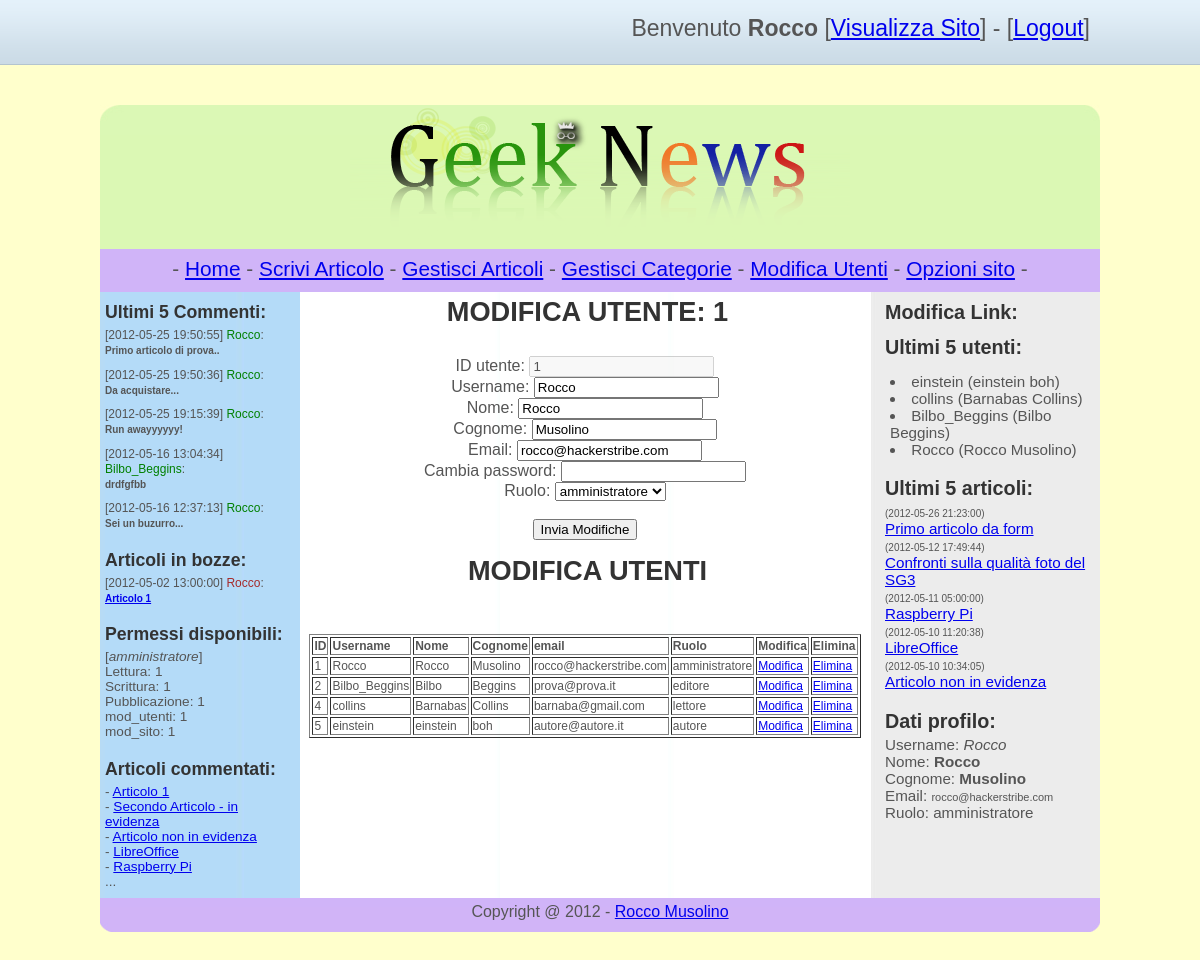
The app's page /progetto/admin.php?pag=modifica-utenti&edit_user=1 (signed in) with its own data.
### tables this page shows
CREATE TABLE IF NOT EXISTS `utenti` (
  `id_utente` int(50) NOT NULL AUTO_INCREMENT,
  `username` varchar(50) NOT NULL,
  `nome` text NOT NULL,
  `cognome` text NOT NULL,
  `email` varchar(30) NOT NULL,
  `password` varchar(50) NOT NULL,
  `ruolo` text NOT NULL,
  PRIMARY KEY (`id_utente`),
  UNIQUE KEY `username` (`username`)
);

CREATE TABLE IF NOT EXISTS `permessi` (
  `ruolo` varchar(20) NOT NULL,
  `lettura` int(1) NOT NULL,
  `scrittura` int(1) NOT NULL,
  `pubblicazione` int(1) NOT NULL,
  `mod_utenti` int(1) NOT NULL,
  `mod_sito` int(1) NOT NULL,
  UNIQUE KEY `ruolo` (`ruolo`)
);

CREATE TABLE IF NOT EXISTS `commenti` (
  `art_commentato` int(50) NOT NULL,
  `testo_commento` text NOT NULL,
  `utente` text NOT NULL,
  `data` datetime NOT NULL,
  KEY `art_commentato` (`art_commentato`)
);

CREATE TABLE IF NOT EXISTS `articoli` (
  `id_articolo` int(50) NOT NULL AUTO_INCREMENT,
  `titolo` text NOT NULL,
  `testo` text NOT NULL,
  `meta_description` text NOT NULL,
  `id_categoria` int(50) NOT NULL,
  `tags` text,
  `id_autore` int(50) NOT NULL,
  `data` datetime NOT NULL,
  `in_evidenza` int(1) NOT NULL DEFAULT '0',
  `pubblicato` int(1) NOT NULL DEFAULT '0',
  PRIMARY KEY (`id_articolo`)
);

CREATE TABLE IF NOT EXISTS `info_sito` (
  `nome_sito` varchar(20) NOT NULL,
  `slogan` varchar(100) NOT NULL,
  `articoli_per_pagina` int(10) NOT NULL,
  `reg_attiva` int(1) NOT NULL,
  `footer` text NOT NULL,
  `descrizione_sito` text NOT NULL,
  `keywords_sito` text NOT NULL
);

### progetto/functions/moduli/modifica-utenti.php (the view, shortened to what this page needs)
<?php
 if (isset($_GET['edit_user'])){
$id_usr = mysql_escape_string($_GET['edit_user']);
  if (@$_POST['form_inviato']){
  $username = mysql_escape_string($_POST['username']);
  $nome = mysql_escape_string($_POST['nome']);
  $cognome = mysql_escape_string($_POST['cognome']);
  $email = mysql_escape_string($_POST['email']);
  $ruolo = mysql_escape_string($_POST['ruolo']);
 }else{
 $usr = mysql_fetch_array(mysql_query("SELECT * FROM utenti WHERE id_utente = $id_usr"));
  echo "<center><h2>MODIFICA UTENTE: $id_usr</h2><br/>";
 echo "<p>
 <form action='' method='POST'>
 <input type='hidden' value='1' name='form_inviato'>
 ID utente: <input type='text' name='id_utente' value='$id_usr' disabled='disabled'><br/>
 Username: <input type='text' name='username' value='$usr[username]'><br/>
 Nome: <input type='text' name='nome' value='$usr[nome]'><br/>
 Cognome: <input type='text' name='cognome' value='$usr[cognome]'><br/>
 Email: <input type='text' name='email' value='$usr[email]'><br/>";
 ?>
 Cambia password: <input type='password' name='password' value=''><br/>
 Ruolo: <select name='ruolo'>
 <?php
 $qry_ruolo = mysql_query("SELECT ruolo FROM permessi");
if ($_SESSION['ruolo'] != "amministratore") $ok = 0; else $ok = 1;
 while($ruolo = mysql_fetch_array($qry_ruolo)){
if ($ruolo['ruolo'] != "amministratore" || $ok){
$selected = ($ruolo['ruolo'] == $usr['ruolo']) ? "selected": "";
echo "<option value='$ruolo[ruolo]' ".$selected.">$ruolo[ruolo]</option>";
  }
} ?>
 </select>
 <br/><br/>
 <input type='submit' name='invia' value='Invia Modifiche'>
 </form>
 <?php
 echo "</p></center>";
 }
 }
?>
<center><h2>MODIFICA UTENTI</h2></center><br/><br/>
<p>
<center>
<table border='1' style='font-size: 12px'>
<tr><td><b>ID</b></td><td><b>Username</b></td><td><b>Nome</b></td><td><b>Cognome</b></td><td><b>email</b></td><td><b>Ruolo</b></td><td><b>Modifica</b></td><td><b>Elimina</b></td></tr>
<?php
$qry_users = mysql_query("SELECT * FROM utenti");
while ($utente = mysql_fetch_array($qry_users)){
echo "<tr><td>$utente[id_utente]</td><td>$utente[username]</td><td>$utente[nome]</td><td>$utente[cognome]</td><td>$utente[email]</td><td>$utente[ruolo]</td><td><a href='$_SERVER[PHP_SELF]?pag=modifica-utenti&edit_user=$utente[id_utente]'>Modifica</a></td><td><a href='$_SERVER[PHP_SELF]?pag=modifica-utenti&delete=$utente[id_utente]' onClick=\"return confirm('Sei sicuro di voler cancellare questo utente?');\">Elimina</a></td></tr>";
}
?>
</table>
</center>
</p>

### progetto/functions/amministra.php (shortened to what this page needs)
<?php
$footer = mysql_fetch_array(mysql_query("SELECT footer FROM `info_sito`"));
$footer = $footer['footer'];
$permessi = mysql_fetch_array(mysql_query("SELECT * FROM `permessi` WHERE `ruolo` = '$_SESSION[ruolo]'"));
function TagliaStringa($stringa, $max_char){
		if(strlen($stringa)>$max_char){
			$stringa_tagliata=substr($stringa, 0,$max_char);
			$last_space=strrpos($stringa_tagliata," ");
			$stringa_ok=substr($stringa_tagliata, 0,$last_space);
			return $stringa_ok."...";
		}else{
			return $stringa;
		}
	}
?>
<!DOCTYPE HTML PUBLIC "-//W3C//DTD HTML 4.01//EN" "http://www.w3.org/TR/html4/strict.dtd">
<html>
<head>
<link href="style.css" rel="stylesheet" type="text/css">
    <link rel="stylesheet" href="style-login.css" />
</head>
<body>
   <div id="bar">
     <div style="width: 1000px; margin: 0 auto">
            <div id="loginContainer">
			<?php
			if (@$_SESSION['login'] == "ok"){
			 echo "<span style='font-size:23px'>Benvenuto <b>$_SESSION[nome]</b> [<a href='index.php'>Visualizza Sito</a>] - [<a href='index.php?logout=1'>Logout</a>]</span>";
			  }
			  ?>
            </div>
	  </div>
	</div>
<div id="container">
<div id="header"><center><img src="images/Logo.png" border="0" /></center></div>
<div id="menu"><center><?php include("moduli/pca_menu.php"); ?></center></div>
<div id="main">
<div id="content">
<?php
switch(@$_GET['pag']){
case "modifica-utenti":
include("moduli/modifica-utenti.php");
break;
?>
<?php
}
?>
</div>
    <div id="nav">
 <?php include("moduli/sidebar_sx.php"); ?>
    </div>
</div>
   <div id="extra">
 <?php include("moduli/sidebar_dx.php"); ?>
   </div>
  <div id="footer">
   <center><p><?php echo "$footer"; ?></p></center>
  </div>
</div>
<br/><br/>
</body>
</html>

### progetto/functions/moduli/sidebar_sx.php (shortened to what this page needs)
<?php
if ($permessi['mod_utenti']){
	 $num_commenti = 5;
	 $lung_commento = 70;
	 $qry_lcomment = mysql_query("SELECT * FROM `commenti` ORDER BY data DESC LIMIT 0, $num_commenti");
	 echo "<h3>Ultimi $num_commenti Commenti:</h3>";
	 while($last_comment = mysql_fetch_array($qry_lcomment)){
?>
	<p>
	<span style="font-size: 12px;">[<?php echo $last_comment['data']; ?>] <span style="color: green"><?php echo $last_comment['utente']; ?></span>:</span><br/>
	<span style="font-size: 10px; font-weight: bold"><?php echo TagliaStringa($last_comment['testo_commento'], $lung_commento); ?></span><br/>
	</p>
	 <?php
	 }
}
if ($permessi['pubblicazione']){
echo "<h3>Articoli in bozze:</h3>";
$qry_art_bozze = mysql_query("SELECT username, titolo, data, id_articolo, id_autore FROM articoli JOIN utenti ON (id_autore = id_utente) WHERE pubblicato = 0") or die("Errore nell'eseguire la query".mysql_error());
while ($bozza = mysql_fetch_array($qry_art_bozze)){
?>
<p>
<span style="font-size: 12px;">[<?php echo $bozza['data']; ?>] <span style="color: brown"><?php echo $bozza['username']; ?></span>:</span><br/>
<span style="font-size: 10px; font-weight: bold"><a href='<?php echo "$_SERVER[PHP_SELF]?pag=gestisci-articoli&edit_art=$bozza[id_articolo]";?>'><?php echo $bozza['titolo'];?></a></span>
</p>
<?php
}
}
if ($permessi['scrittura']){
 $user_permessi = mysql_fetch_array(mysql_query("SELECT * FROM `permessi` WHERE `ruolo` = '$_SESSION[ruolo]'"));
   echo "<h3>Permessi disponibili:</h3>
<p>
[<em>$_SESSION[ruolo]</em>]<br/>
Lettura: $user_permessi[lettura]<br/>
Scrittura: $user_permessi[scrittura]<br/>
Pubblicazione: $user_permessi[pubblicazione]<br/>
mod_utenti: $user_permessi[mod_utenti]<br/>
mod_sito: $user_permessi[mod_sito]
</p>";
}
if ($permessi['lettura']) {
echo "<h3>Articoli commentati:</h3><p>";
$n_art_comm = 5;
$art_comm_qry = mysql_query("SELECT titolo, id_articolo, art_commentato FROM `commenti` JOIN articoli ON (id_articolo = art_commentato) WHERE utente = '$_SESSION[username]' GROUP BY id_articolo LIMIT 0, $n_art_comm") or die("Errore esecuzione query articoli commentati.".mysql_error());
while($art_comm = mysql_fetch_array($art_comm_qry)){
echo "- <a href='index.php?id_articolo=$art_comm[id_articolo]' target='_new'>$art_comm[titolo]</a><br/>";
}
echo "...</p>";
}
?>

### progetto/functions/moduli/sidebar_dx.php (shortened to what this page needs)
<?php
if ($permessi['mod_sito']) echo "<h3>Modifica Link:</h3>";
if ($permessi['mod_utenti']){
echo "<h3>Ultimi 5 utenti:</h3><p>";
$n_users = 5;
$qry_users = mysql_query("SELECT username, nome, cognome FROM utenti ORDER BY id_utente DESC limit 0, $n_users");
while($_users = mysql_fetch_array($qry_users)){
echo "<li>$_users[username] ($_users[nome] $_users[cognome])</li>";
} echo"</p>";
}
if ($permessi['scrittura']){
$art_max = 5;
echo "<h3>Ultimi $art_max articoli:</h3><p>";
$q_articles = mysql_query("SELECT titolo, id_articolo, data FROM articoli ORDER BY id_articolo DESC LIMIT 0, $art_max");
while($l_art = mysql_fetch_array($q_articles)){
echo "<span style='font-size: 10px'>($l_art[data])</span><br/><a href='$_SERVER[PHP_SELF]?pag=gestisci-articoli&edit_art=$l_art[id_articolo]' target='_new'>$l_art[titolo]</a><br/>";
}
echo "</p>";
}
if ($permessi['lettura']){
echo "<h3>Dati profilo:</h3>";
$q_profilo = mysql_query("SELECT * FROM utenti WHERE id_utente = $_SESSION[id_utente]");
$profilo = mysql_fetch_array($q_profilo);
echo "<p>Username: <em>$profilo[username]</em><br/>
Nome: <b>$profilo[nome]</b><br/>
Cognome: <b>$profilo[cognome]</b><br/>
Email: <span style='font-size: 11px'>$profilo[email]</span><br/>
Ruolo: $profilo[ruolo]<br/>
</p>";
}
?>

### progetto/style.css (style rules this page uses)
html,body { margin:0;padding:0 }
body { font: 100.01% "Trebuchet MS",Verdana,Arial,sans-serif; background: #FFFFCC; color: #555; text-align:center; }
h2,h3,h4 { margin:0;padding-left: 5px;padding-top:5px;line-height: 30px;color: #333; }
h2 { font-size: 170% }
h3 { font-size: 130% }
p { margin: 0 5px; padding: 0 0 0.7em }
li { margin-left:10px }
div#container { width:1000px; height: auto; margin: 0 auto; margin-top:40px; background: url(images/3col.jpg) repeat-y;text-align:left; }
div#header { background-color: #DBF8B4; width:1000px; background-image: url(images/top-header-bg.jpg); background-repeat: no-repeat }
div#main { float:left;width:770px; height:auto }
div#content { float:right;width:570px; height: auto; margin-left: auto }
div#nav { float:left;width:200px; height: auto; font-size:85% }
div#extra { float:right;width:220px;font-size:95%; margin-left: auto; }
div#footer { clear:both;width:100%;padding-top:5px; background-color: #D0B4F8; background-image: url(images/bottom-footer-bg.jpg); background-repeat: no-repeat; background-position: bottom left }
div#menu { width: 1000px; height: 35px; background: #D0B4F8; padding-top:8px; font-size:130% }

### progetto/style-login.css (style rules this page uses)
#bar { width:100%; height:35px; padding:15px 0; background:url(images/bar.png) repeat-x; }
#loginContainer { position:relative; float:right; font-size:12px; margin-right: 10px; }

### records on screen
utenti: username "Rocco", nome "Rocco", cognome "Musolino", email "rocco@hackerstribe.com", id_utente "1", ruolo "amministratore"
utenti: id_utente "2", username "Bilbo_Beggins", nome "Bilbo", cognome "Beggins", email "prova@prova.it", ruolo "editore"
utenti: id_utente "4", username "collins", nome "Barnabas", cognome "Collins", email "barnaba@gmail.com", ruolo "lettore"
utenti: id_utente "5", username "einstein", nome "einstein", cognome "boh", email "autore@autore.it", ruolo "autore"
permessi: mod_utenti "5", lettura "1", scrittura "1", pubblicazione "1", mod_utenti "1", mod_sito "1", scrittura "5"
commenti: data "2012-05-25 19:50:55", utente "Rocco", testo_commento "Primo articolo di prova.."
commenti: data "2012-05-25 19:50:36", utente "Rocco", testo_commento "Da acquistare..."
commenti: data "2012-05-25 19:15:39", utente "Rocco", testo_commento "Run awayyyyyy!"
commenti: data "2012-05-16 13:04:34", utente "Bilbo_Beggins", testo_commento "drdfgfbb"
commenti: data "2012-05-16 12:37:13", utente "Rocco", testo_commento "Sei un buzurro..."
articoli: data "2012-05-02 13:00:00", utenti.username "Rocco", titolo "Articolo 1"
articoli: titolo "Secondo Articolo - in evidenza"
articoli: titolo "Articolo non in evidenza", data "2012-05-10 10:34:05"
articoli: titolo "LibreOffice", data "2012-05-10 11:20:38"
articoli: titolo "Raspberry Pi", data "2012-05-11 05:00:00"
articoli: data "2012-05-26 21:23:00", titolo "Primo articolo da form"
articoli: data "2012-05-12 17:49:44", titolo "Confronti sulla qualità foto del SG3"
info_sito: footer "Copyright @ 2012 - Rocco Musolino"

### other values on screen
$_SESSION[nome] "Rocco"
$stringa "-"
$id_usr "1"
$_SESSION[ruolo] "amministratore"
form field ruolo "amministratore"
